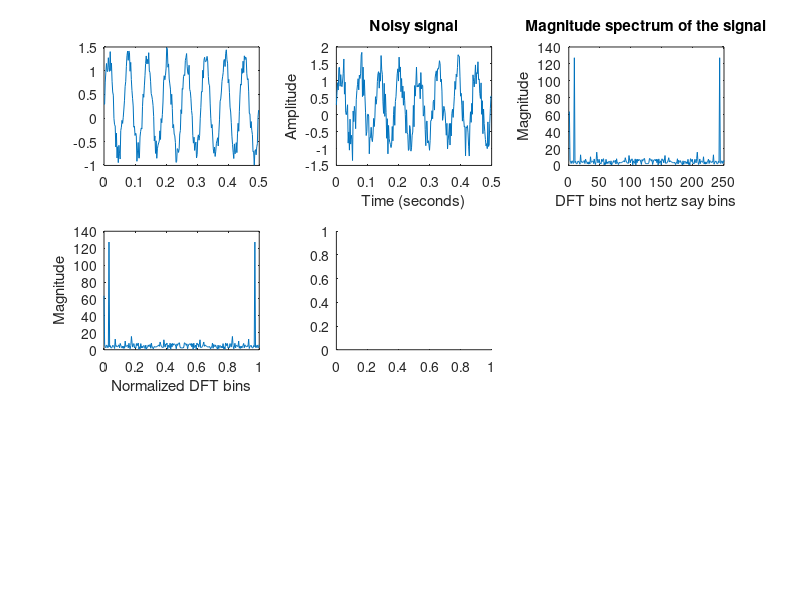

Write the MATLAB code that produced this figure. (Note: this script raises an error after producing the figure.)
fs = 500;
T = 1/fs;
N = 250; % desired length of signal
t = [0:N-1]*T; %time vector 
f1 = 8; f2=f1*2; 
%x = sin(2*pi*f1*t-pi/2) + sin(2*pi*f2*t);
x = sin(2*pi*f2*t);
%adding noise
x = x+ 0.5 * rand(1, length(x));
subplot(3,3,1)
plot(t,x)

%adding noise on both positive and negative side
x = x+ 0.5 * 2*(rand(1,length(x))-.5);
subplot(3,3,2)
plot(t,x)
ylabel('Amplitude')
xlabel('Time (seconds)')
title('Noisy signal');

%can you five 1024 in fft function
%no only allows how many samples you used in input
%so here in input N=250 and fft function will also give 250 bins
xfft = abs(fft(x));
subplot(3,3,3)
plot(xfft)
title('Magnitude spectrum of the signal');
ylabel('Magnitude')
xlabel('DFT bins not hertz say bins')

%can you directly see the frequency of signal from plot 
% No because x axis is not in hertz but in bins
%to convert (frq(bins)) to freq(herts)
% your plot shows that there are 250 sample
% fs = 500 Hz
% the middle sample i.e. 125 (it represents fs/2)on plot represents 250 Hz
% similarly 62.5 represents 125 Hz and so on
%peek we see at betwwen 8 and 9 so roughly 16 Hz
%magnitude is around 127 which is roughly magOfSin* length(250)/2
% so to get magnitude abs(frquency bin)/length(signal)*2

%lets make x axis normalized
%just divide by length of FFT
subplot(3,3,4)
plot([0:1/(length(xfft)-1):1],xfft)
ylabel('Magnitude')
xlabel('Normalized DFT bins')

subplot(3,3,5)
freq_plot(x)
%Now lets try to remove noise